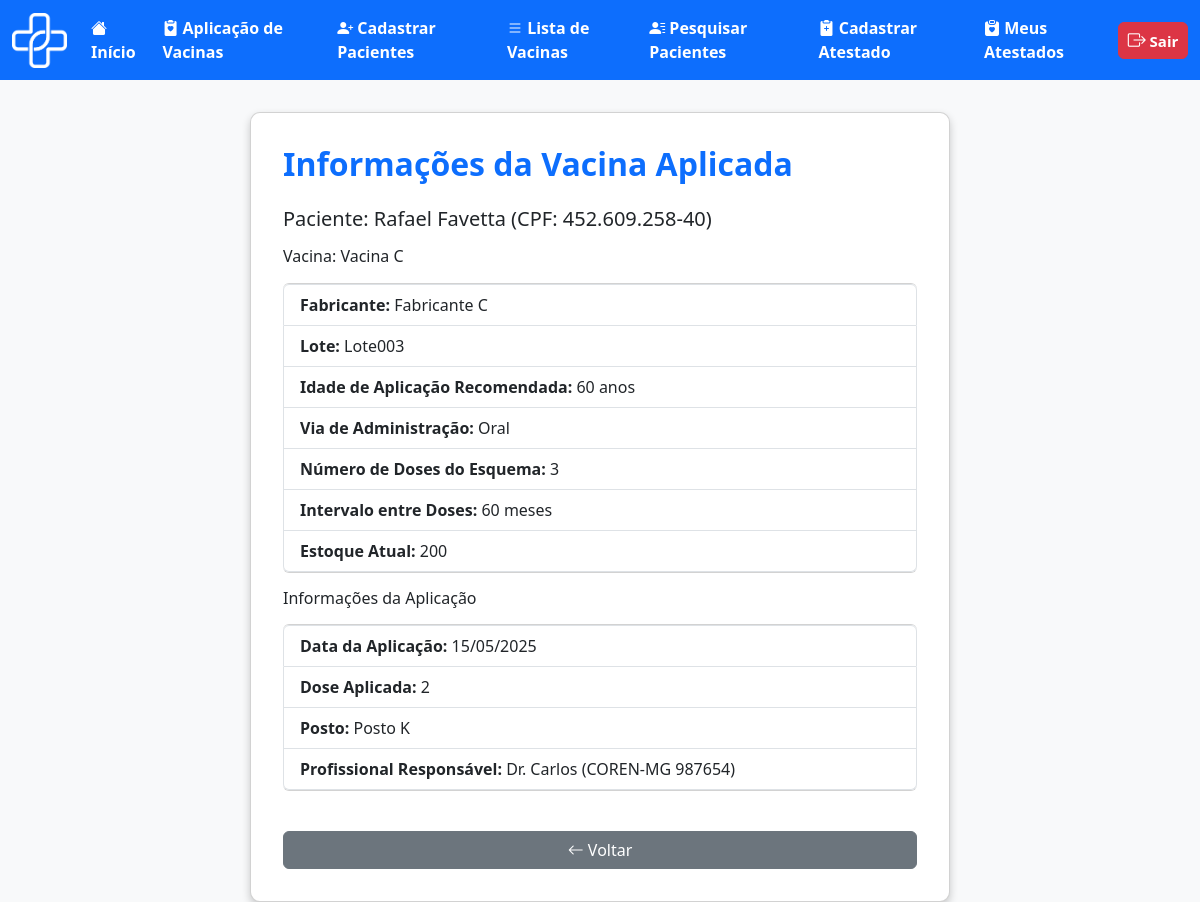
Page /medica/ver_vacina.php?id_aplica=3 (signed in) on the committed database.
### tables this page shows
CREATE TABLE `aplicacao` (
  `id_aplica` int(11) NOT NULL,
  `id_usuario` int(11) NOT NULL,
  `id_posto` int(11) NOT NULL,
  `id_medico` int(11) NOT NULL,
  `id_vaci` int(11) NOT NULL,
  `data_aplica` date NOT NULL,
  `dose_aplicad` int(1) DEFAULT NULL
);

CREATE TABLE `usuario` (
  `id_usuario` int(11) NOT NULL,
  `nome_usuario` varchar(100) NOT NULL,
  `cpf` varchar(11) NOT NULL,
  `email_usuario` varchar(100) NOT NULL,
  `tel_usuario` varchar(11) NOT NULL,
  `genero_usuario` char(1) NOT NULL CHECK (`genero_usuario` in ('M','F','O')),
  `naci_usuario` date NOT NULL,
  `peso_usuario` decimal(5,2) NOT NULL,
  `tipo_sang_usuario` varchar(3) NOT NULL,
  `med_usuario` varchar(100) NOT NULL,
  `doen_usuario` varchar(255) NOT NULL,
  `ale_usuario` varchar(255) NOT NULL,
  `cep_usuario` varchar(8) NOT NULL,
  `nc_usuario` int(10) NOT NULL,
  `senha` varchar(100) NOT NULL
);

CREATE TABLE `vacina` (
  `id_vaci` int(11) NOT NULL,
  `nome_vaci` varchar(100) NOT NULL,
  `fabri_vaci` varchar(100) NOT NULL,
  `lote_vaci` varchar(50) NOT NULL,
  `idade_aplica` int(3) NOT NULL,
  `via_adimicao` varchar(50) NOT NULL,
  `n_dose` int(1) NOT NULL,
  `intervalo_dose` int(11) NOT NULL,
  `estoque` int(11) NOT NULL
);

CREATE TABLE `posto` (
  `id_posto` int(11) NOT NULL,
  `nome_posto` varchar(100) NOT NULL,
  `cep_posto` int(8) NOT NULL,
  `n_posto` int(10) NOT NULL
);

CREATE TABLE `medico` (
  `id_medico` int(11) NOT NULL,
  `nome_medico` varchar(100) NOT NULL,
  `cpf` varchar(11) NOT NULL,
  `email_medico` varchar(100) NOT NULL,
  `tel_medico` varchar(11) NOT NULL,
  `coren_crm` varchar(20) NOT NULL,
  `tipo_medico` varchar(50) NOT NULL,
  `naci_medico` date NOT NULL,
  `id_posto` int(11) NOT NULL,
  `senha` varchar(100) NOT NULL
);

### medica/ver_vacina.php (the view, shortened to what this page needs)
<?php
include('../outros/db_connect.php');
function formatarCPF($cpf)
{
    return preg_replace("/(\d{3})(\d{3})(\d{3})(\d{2})/", "$1.$2.$3-$4", $cpf);
}
$id_aplica = isset($_GET['id_aplica']) ? intval($_GET['id_aplica']) : 0;
$id_vaci = isset($_GET['id_vaci']) ? intval($_GET['id_vaci']) : 0;
if ($id_aplica > 0) {
    $sql = "SELECT
                a.*,
                v.nome_vaci, v.fabri_vaci, v.lote_vaci, v.idade_aplica, v.via_adimicao, v.n_dose, v.intervalo_dose, v.estoque,
                u.nome_usuario, u.cpf, u.email_usuario,
                p.nome_posto,
                m.nome_medico, m.coren_crm
            FROM aplicacao a
            JOIN vacina v ON a.id_vaci = v.id_vaci
            JOIN usuario u ON a.id_usuario = u.id_usuario
            JOIN posto p ON a.id_posto = p.id_posto
            JOIN medico m ON a.id_medico = m.id_medico
            WHERE a.id_aplica = ?";
    $stmt = $conn->prepare($sql);
    $stmt->bind_param("i", $id_aplica);
    $stmt->execute();
    $result = $stmt->get_result();
    $row = $result->fetch_assoc();
    $data_aplica = !empty($row['data_aplica']) ? date('d/m/Y', strtotime($row['data_aplica'])) : '';
    $dose_aplicad = isset($row['dose_aplicad']) ? $row['dose_aplicad'] : '';
} else {
    echo "Vacina ou aplicação não especificada.";
    exit;
}
?>
<!DOCTYPE html>
<html lang="pt-BR">
<head>
    <link href="https://cdn.jsdelivr.net/npm/bootstrap@5.3.0/dist/css/bootstrap.min.css" rel="stylesheet">
    <link href="https://cdn.jsdelivr.net/npm/bootstrap-icons/font/bootstrap-icons.css" rel="stylesheet">
</head>
<body>
    <nav class="navbar navbar-expand-lg bg-primary" data-bs-theme="dark">
        <div class="container-fluid">
            <div class="d-flex align-items-center">
                <img src="../img/logo_vetor.png" alt="Logo DigitalVac" width="55" height="55" class="me-3">
            </div>
            <div class="collapse navbar-collapse" id="navbarNavAltMarkup">
                <div class="navbar-nav">
                    <a class="nav-link active fs-6 fw-bold" href="telainicio.php">
                        <i class="bi bi-house-fill"></i> Início
                    </a>
                    <a class="nav-link active fs-6 fw-bold" href="cadastroaplic.php">
                        <i class="bi bi-clipboard2-heart-fill"></i> Aplicação de Vacinas
                    </a>
                    <a class="nav-link active fs-6 fw-bold" href="cadastropac.html">
                        <i class="bi bi-person-plus-fill"></i> Cadastrar Pacientes
                    </a>
                    <a class="nav-link active fs-6 fw-bold" href="listavac.php">
                        <i class="bi bi-list"></i> Lista de Vacinas
                    </a>
                    <a class="nav-link active fs-6 fw-bold" href="pesquisa_paciente.php">
                        <i class="bi bi-person-lines-fill"></i> Pesquisar Pacientes
                    </a>
                    <a class="nav-link active fs-6 fw-bold" href="cadastroatestado.php">
                        <i class="bi bi-clipboard2-plus-fill"></i> Cadastrar Atestado
                    </a>
                    <a class="nav-link active fs-6 fw-bold" href="atestado_medico.php">
                        <i class="bi bi-clipboard-heart-fill"></i> Meus Atestados
                    </a>
                </div>
                <ul class="navbar-nav ms-auto">
                    <li class="nav-item">
                        <a class="btn btn-danger fw-bold px-2 py-1" style="font-size: 15px; min-width: 70px;"
                            href="../outros/sair.php">
                            <i class="bi bi-box-arrow-right" style="font-size: 18px;"></i> Sair
                        </a>
                    </li>
                </ul>
            </div>
        </div>
    </nav>
    <div class="container">
        <div class="card mx-auto" style="max-width: 700px;">
            <h2 class="card-title mb-4">
                <?php if ($id_aplica > 0): ?>
                    Informações da Vacina Aplicada
                <?php else: ?>
                    Informações da Vacina
                <?php endif; ?>
            </h2>
            <?php if ($id_aplica > 0): ?>
                <h5 class="mb-3">Paciente: <?php echo htmlspecialchars($row['nome_usuario']); ?> (CPF:
                    <?php echo htmlspecialchars(formatarCPF($row['cpf'])); ?>)</h5>
            <?php endif; ?>
            <h6 class="mb-3">Vacina: <?php echo htmlspecialchars($row['nome_vaci']); ?></h6>
            <ul class="list-group mb-3">
                <li class="list-group-item"><strong>Fabricante:</strong>
                    <?php echo htmlspecialchars($row['fabri_vaci']); ?></li>
                <li class="list-group-item"><strong>Lote:</strong> <?php echo htmlspecialchars($row['lote_vaci']); ?>
                </li>
                <li class="list-group-item"><strong>Idade de Aplicação Recomendada:</strong>
                    <?php echo htmlspecialchars($row['idade_aplica']); ?> anos</li>
                <li class="list-group-item"><strong>Via de Administração:</strong>
                    <?php echo htmlspecialchars($row['via_adimicao']); ?></li>
                <li class="list-group-item"><strong>Número de Doses do Esquema:</strong>
                    <?php echo htmlspecialchars($row['n_dose']); ?></li>
                <li class="list-group-item"><strong>Intervalo entre Doses:</strong>
                    <?php echo htmlspecialchars($row['intervalo_dose']); ?> meses</li>
                <li class="list-group-item"><strong>Estoque Atual:</strong>
                    <?php echo htmlspecialchars($row['estoque']); ?></li>
            </ul>
            <?php if ($id_aplica > 0): ?>
                <h6 class="mb-3">Informações da Aplicação</h6>
                <ul class="list-group mb-3">
                    <li class="list-group-item"><strong>Data da Aplicação:</strong>
                        <?php echo htmlspecialchars($data_aplica); ?></li>
                    <li class="list-group-item"><strong>Dose Aplicada:</strong>
                        <?php echo htmlspecialchars($dose_aplicad); ?></li>
                    <li class="list-group-item"><strong>Posto:</strong> <?php echo htmlspecialchars($row['nome_posto']); ?>
                    </li>
                    <li class="list-group-item"><strong>Profissional Responsável:</strong>
                        <?php
                        echo htmlspecialchars($row['nome_medico']);
                        $coren = trim($row['coren_crm']);
                        if (preg_match('/^(COREN|CRM)[\s\-]*([A-Z]{2})[\s\-]*(\d+)$/i', $coren, $m)) {
                            $coren_formatado = strtoupper($m[1]) . '-' . strtoupper($m[2]) . ' ' . $m[3];
                        } elseif (preg_match('/^([A-Z\-]+)\s*(\d+)$/i', $coren, $m)) {
                            $coren_formatado = strtoupper($m[1]) . ' ' . $m[2];
                        } else {
                            $coren_formatado = $coren;
                        }
                        echo ' (' . htmlspecialchars($coren_formatado) . ')';
                        ?>
                    </li>
                </ul>
            <?php endif; ?>
            <a href="javascript:history.back()" class="btn btn-secondary btn-back"><i class="bi bi-arrow-left"></i>
                Voltar</a>
        </div>
    </div>
</body>
</html>

### medica/ver_vacina.php (style rules this page uses)
body { background-color: #f8f9fa; }
.card { background: white; border-radius: 10px; box-shadow: 0 4px 8px rgba(0, 0, 0, 0.2); padding: 32px; margin-top: 32px; }
.card-title { color: #0d6efd; font-weight: bold; }
.btn-back { margin-top: 24px; }

### rows in the picture
aplicacao: id_usuario.nome_usuario "Rafael Favetta", id_usuario.cpf "452.609.258-40", id_vaci.nome_vaci "Vacina C", id_vaci.fabri_vaci "Fabricante C", id_vaci.lote_vaci "Lote003", id_vaci.idade_aplica "60", id_vaci.via_adimicao "Oral", id_vaci.n_dose "3", id_vaci.intervalo_dose "60", id_vaci.estoque "200", data_aplica "15/05/2025", dose_aplicad "2", id_posto.nome_posto "Posto K", id_medico.nome_medico "Dr. Carlos"

### other values in the picture
$coren_formatado "COREN-MG 987654"
